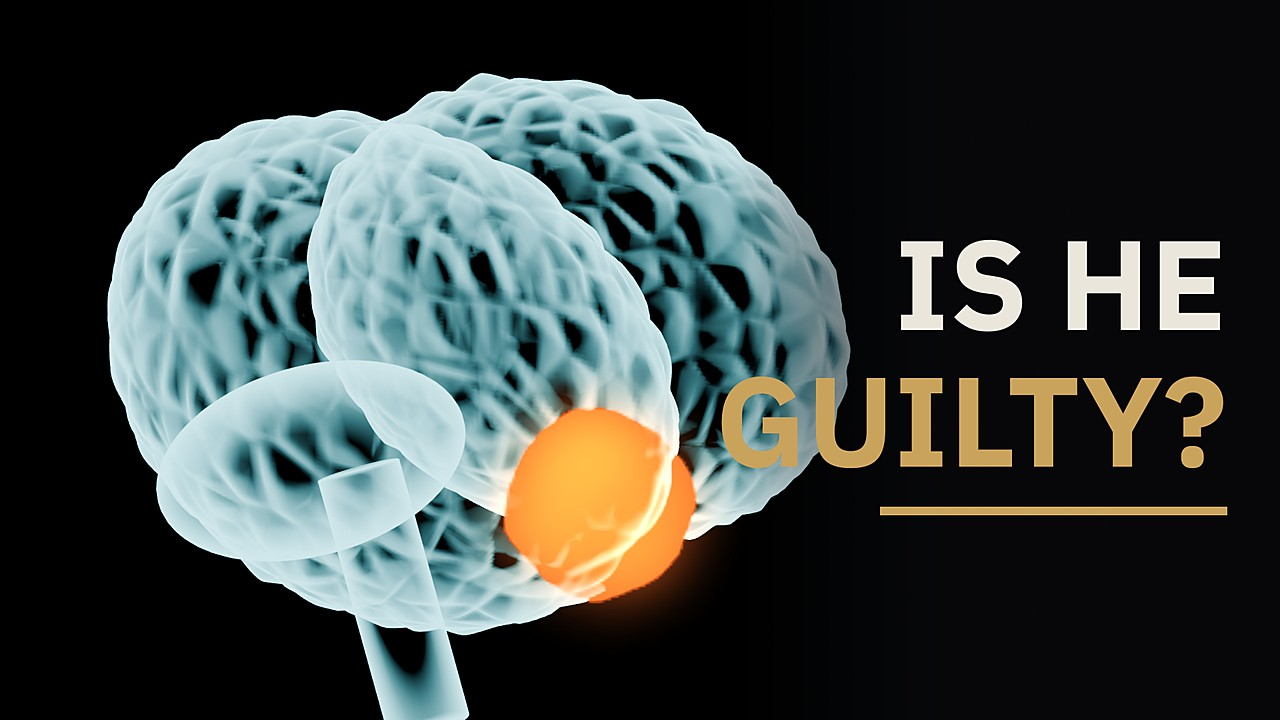
#> input picture open-verdict/deliverables/thumb_a.jpg, 1280 x 720 px, given in place of thumb_road.png, which was not available
$ python thumbs02.py ../../open-verdict/deliverables/thumb_a.jpg ../../open-verdict/deliverables/thumb_b.jpg
#> lines starting #> are read from the running program, lines starting #| are printed output that depends on the picture; pictures that were not available may be replaced by others from this repository, and a replacement may not be noted
### weight-of-evidence/production/thumbs.py
"""Thumbnails for Case 01 (1280x720 JPEG, under 2 MB).

    python thumbs.py <prod_dir>

Renders a clean 1080p hero still of the glass brain (scenes.py) if it isn't there yet,
then sets the type with Pillow. Writes thumb_a.jpg (brain) and thumb_b.jpg (scale).
"""

import os
import subprocess
import sys

from PIL import Image, ImageDraw, ImageFilter

HERE = os.path.dirname(os.path.abspath(__file__))
sys.path.insert(0, HERE)
import gfx as G  # noqa: E402


def hero(prod, name, scene, args):
#> called with name = 'thumb_road', scene = 'road'
    out = os.path.join(prod, "renders", f"{name}.png")
    if not os.path.exists(out):
        tmp = os.path.join(prod, "renders", "tmp")
        py = os.environ.get("WOE_PY", sys.executable)
        subprocess.run([py, os.path.join(HERE, "scenes.py"), scene, tmp, "--res", "1920x1080",
                        "--samples", "32", f"name={name}", *args], check=True, stdout=subprocess.DEVNULL)
#> (this line was passed over: subprocess is not available in this run)
        os.replace(os.path.join(tmp, f"{name}_0000.png"), out)
    return Image.open(out).convert("RGB")
#> returned value is the input picture: PIL image 1280x720 RGB; mean R, G, B 60.5, 68.4, 65.7


# [7 lines left out: function setup, not called in this run]


def thumb(base, lines, out):
    img = base.copy()
    d = ImageDraw.Draw(img, "RGBA")
    for x in range(1100, 1920):  # darken the type area
        a = int(210 * min(1, (x - 1100) / 300))
        d.line([x, 0, x, 1080], fill=(8, 9, 12, a))
    y = 300
    for text, size, col in lines:
        f = G.SANS(size, "Bold")
        w = f.getlength(text)
        d.text((1840 - w, y), text, font=f, fill=col)
        y += int(size * 1.08)
    d.rectangle([1840 - 520, y + 50, 1840, y + 62], fill=G.BRASS)
    img = img.resize((1280, 720), Image.LANCZOS).filter(ImageFilter.UnsharpMask(1.2, 60, 2))
    img.save(out, quality=90)
    return out


# [11 lines left out: function main, not called in this run]


# [2 lines that do not run on import are left out]

### open-verdict/production/gfx.py
"""Weight of Evidence graphics kit: one look for every motion-graphics shot.

A shot is a function frame(t, dur) -> PIL.Image (1920x1080 RGB). These helpers keep
type, colour, motion and the evidence labels consistent across episodes.

Fonts (OFL, from google/fonts) live in $WOE_FONTS (default: ./fonts):
PlexSans.ttf (variable), PlexSerif*.ttf, PlexMono*.ttf, CourierPrime.ttf.
"""

import math
import os
import random

import numpy as np
from PIL import Image, ImageDraw, ImageFilter, ImageFont

W, H = 1920, 1080
FPS = 24

# Palette: near-black ground, paper cream for documents, brass for evidence, cyan for
# medicine. RED is used only for the verdict line and warnings.
BG = (8, 9, 12)
INK = (234, 230, 220)
DIM = (128, 131, 140)
FAINT = (52, 55, 62)
PAPER = (231, 224, 208)
PAPER_INK = (34, 32, 30)
BRASS = (201, 162, 92)
CYAN = (96, 200, 214)
RED = (214, 84, 64)

LABEL_COLOURS = {"RECORD": BRASS, "INFERENCE": CYAN, "ARGUMENT": (176, 150, 214),
                 "RECONSTRUCTION": DIM}

FONT_DIR = os.environ.get("WOE_FONTS", "fonts")
_fonts = {}


def font(name, size, weight=None):
    key = (name, size, weight)
    if key not in _fonts:
        f = ImageFont.truetype(os.path.join(FONT_DIR, f"{name}.ttf"), size)
        if weight:
            try:
                f.set_variation_by_name(weight)
            except Exception:
                pass
        _fonts[key] = f
    return _fonts[key]


def SANS(size, weight="Regular"):
    return font("PlexSans", size, weight)


def SERIF(size):
    return font("PlexSerif", size)


def SERIF_I(size):
    return font("PlexSerifItalic", size)


def SERIF_B(size):
    return font("PlexSerifSemiBold", size)


def MONO(size, bold=False):
    return font("PlexMonoSemiBold" if bold else "PlexMono", size)


def TYPE(size):
    return font("CourierPrime", size)


# ---------------------------------------------------------------- timing helpers

def clamp(x, a=0.0, b=1.0):
    return max(a, min(b, x))


# [4 lines left out: function ease, not called in this run]


def ease_out(x):
    x = clamp(x)
    return 1 - (1 - x) ** 3


def ramp(t, start, length):
    """0 before start, eased to 1 over length seconds."""
    return ease((t - start) / length) if length > 0 else float(t >= start)


# [5 lines left out: function fade, not called in this run]


# ---------------------------------------------------------------- surfaces

_grain_cache = []


# [13 lines left out: functions _grain_frames, _vignette, not called in this run]


_VIG = None


# [12 lines left out: function finish, not called in this run]


def canvas(colour=BG):
    return Image.new("RGB", (W, H), colour)


def paste_alpha(base, layer, xy, alpha=1.0):
    """Paste an RGBA layer at xy with an extra overall opacity."""
    if alpha <= 0:
        return base
    layer = layer.convert("RGBA")
    if alpha < 1:
        a = layer.getchannel("A").point(lambda v: int(v * alpha))
        layer.putalpha(a)
    base.paste(layer, (int(xy[0]), int(xy[1])), layer)
    return base


def text_layer(text, fnt, fill=INK, spacing=0.0, pad=4):
    """Text on a transparent layer, with optional letter-spacing (em fraction)."""
    if spacing:
        widths = [fnt.getlength(c) for c in text]
        extra = fnt.size * spacing
        w = int(sum(widths) + extra * max(0, len(text) - 1)) + pad * 2
    else:
        w = int(fnt.getlength(text)) + pad * 2
    asc, desc = fnt.getmetrics()
    layer = Image.new("RGBA", (max(1, w), asc + desc + pad * 2), (0, 0, 0, 0))
    d = ImageDraw.Draw(layer)
    if spacing:
        x = pad
        for c, cw in zip(text, widths):
            d.text((x, pad), c, font=fnt, fill=fill)
            x += cw + extra
    else:
        d.text((pad, pad), text, font=fnt, fill=fill)
    return layer


# [13 lines left out: function wrap, not called in this run]


def centered(base, layer, cy, alpha=1.0, dx=0):
    return paste_alpha(base, layer, ((W - layer.width) // 2 + dx, cy - layer.height // 2), alpha)


# ---------------------------------------------------------------- the evidence labels

# [44 lines left out: functions stamp, recon_tag, evidence_card, not called in this run]


def clamp_c(v):
    return max(0, min(255, v))


# [276 lines left out: functions darken, drop_shadow, card_shot, document, document_shot, title_shot and 7 more, not called in this run]

### weight-of-evidence/production/thumbs02.py
"""Thumbnails for Case 02 (1280x720 JPEG).

    python thumbs02.py <prod_dir> <case01_prod_dir>

A: the night road from the driver's seat (scenes.py road, view=push) with a detection box in
   the lane, its label flickering VEHICLE? OTHER? BICYCLE?, and IT SAW HER. on the right.
B: the Scale (Case 01's hero render), tipped, with WHO'S GUILTY?
Writes thumb_a.jpg and thumb_b.jpg into <prod_dir>.
"""

import os
import sys

from PIL import Image, ImageDraw, ImageEnhance

HERE = os.path.dirname(os.path.abspath(__file__))
sys.path.insert(0, HERE)
import gfx as G  # noqa: E402
import thumbs as T  # noqa: E402


def road(prod):
    out = os.path.join(prod, "renders", "thumb_road.png")
    if not os.path.exists(out):
        T.hero(prod, "thumb_road", "road", ["view=push", "dist=60"])
    return Image.open(out).convert("RGB")


def thumb_a(prod):
    img = ImageEnhance.Brightness(road(prod)).enhance(1.25)
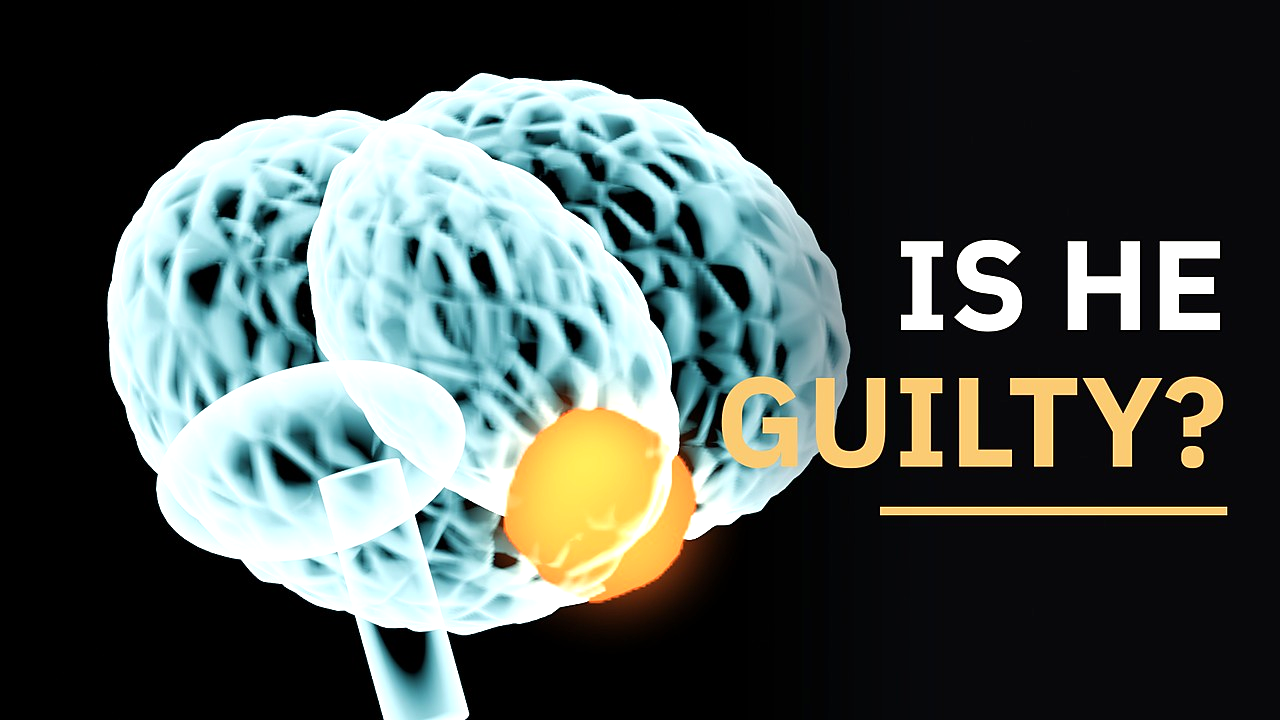
#> img: PIL image 1280x720 RGB; mean R, G, B 72.4, 82.2, 78.8
    d = ImageDraw.Draw(img, "RGBA")
    # detection box in the lane ahead, slightly left of centre (where she was crossing)
    cx, cy, s = 700, 690, 86
    d.rectangle([cx + s + 14, cy - s - 30, cx + s + 400, cy - s + 172], fill=(6, 7, 10, 215))
    for k, (txt, col, a) in enumerate((("VEHICLE?", G.CYAN, 120), ("OTHER?", G.DIM, 160), ("BICYCLE?", G.BRASS, 255))):
        off = (2 - k) * 10
        d.rectangle([cx - s - off, cy - s - off, cx + s + off, cy + s + off], outline=col + (a,), width=5 if k == 2 else 3)
        lay = G.text_layer(txt, G.MONO(50, True), fill=col if k == 2 else tuple(min(255, int(v * 1.35)) for v in col), spacing=0.08)
        G.paste_alpha(img, lay, (cx + s + 34, cy - s - 18 + k * 62), 1.0 if k == 2 else 0.8)
#> this loop made 3 passes
#> pass 1, in thumb_a, `lay = G.text_layer(txt, G.MONO(50, True), fill=col if k == 2 else tupl..`:
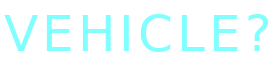
#> lay: PIL image 275x67 RGBA; mean R, G, B, A 21.2, 41.9, 41.9, 35.3; transparent parts drawn white
#> pass 1, in paste_alpha, `a = layer.getchannel("A").point(lambda v: int(v * alpha))`:
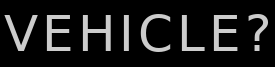
#> a: PIL image 275x67 L; min 0, max 204, mean 28.2
    for x in range(1180, 1920):  # darken the type area
        a = int(200 * min(1, (x - 1180) / 260))
        d.line([x, 0, x, 1080], fill=(8, 9, 12, a))
    y = 360
    for text, size, col in (("IT SAW", 170, G.INK), ("HER.", 170, G.BRASS)):
        f = G.SANS(size, "Bold")
        d.text((1840 - f.getlength(text), y), text, font=f, fill=col)
        y += int(size * 1.08)
#> this loop made 2 passes
#> (text, size, col, y) on passes 1 to 2: ('IT SAW', 170, (234, 230, 220), 543), ('HER.', 170, (201, 162, 92), 726)
#> after the loop, y = 726
    d.rectangle([1840 - 420, y + 40, 1840, y + 52], fill=G.BRASS)
    out = os.path.join(prod, "thumb_a.jpg")
    img.resize((1280, 720), Image.LANCZOS).save(out, quality=90)
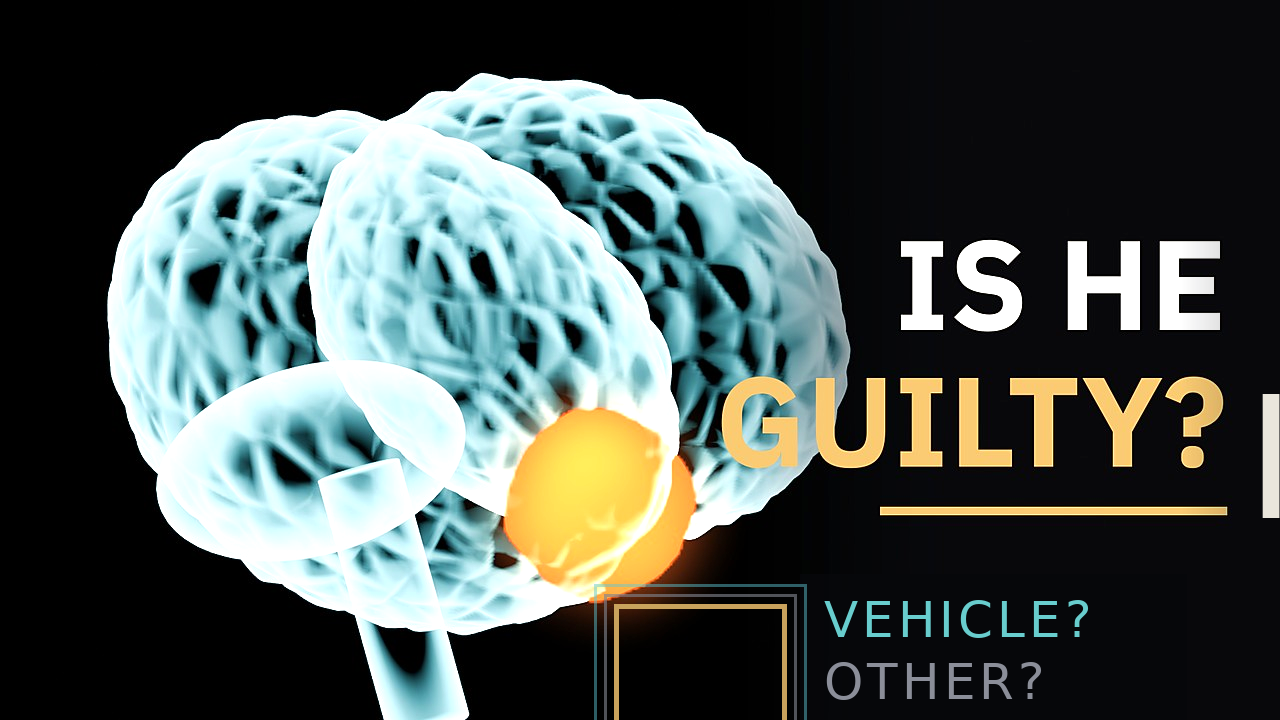
#> saved as thumb_a.jpg: PIL image 1280x720 RGB; mean R, G, B 73.9, 84.1, 80.6
    return out


def thumb_b(prod, prod1):
    scale = Image.open(os.path.join(prod1, "renders", "thumb_scale.png")).convert("RGB")
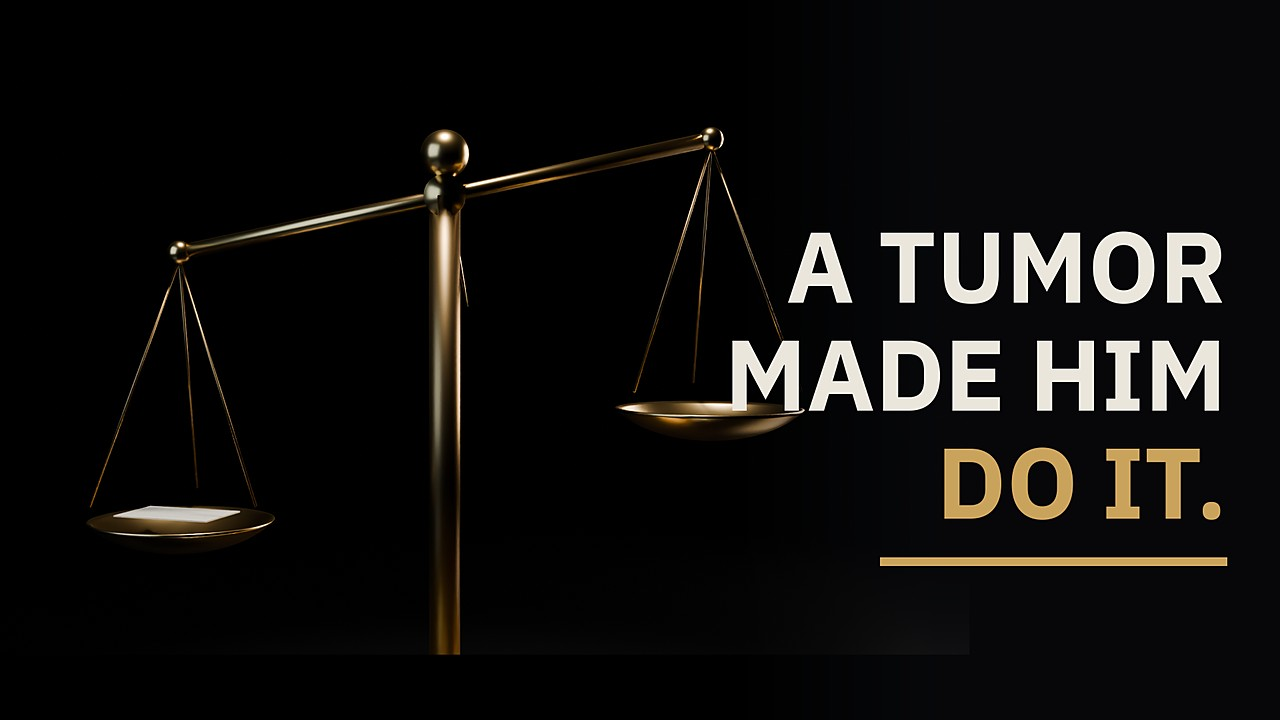
#> input picture open-verdict/deliverables/thumb_b.jpg, 1280 x 720 px, given in place of thumb_scale.png, which was not available
#> scale is the input picture: PIL image 1280x720 RGB; mean R, G, B 16.3, 15.1, 13.7
    out = os.path.join(prod, "thumb_b.jpg")
    return T.thumb(feathered(scale, 330, 0.82), [("WHO'S", 170, G.INK), ("GUILTY?", 170, G.BRASS)], out)


def feathered(img, shift, zoom, edge=160):
    """Like thumbs.setup, but the shrunken render fades into the canvas instead of ending in a seam."""
#> called with shift = 330, zoom = 0.82, edge = 160
    canvas = Image.new("RGB", img.size, img.getpixel((4, 4)))
#> canvas: PIL image 1280x720 RGB; every value is 0
    small = img.resize((int(img.width * zoom), int(img.height * zoom)), Image.LANCZOS)
    w, h = small.size
#> w = 1049; h = 590
    import numpy as np
    ramp = lambda n: np.clip(np.arange(n) / edge, 0, 1)
    x = ramp(w)[::-1][None, :]                               # right edge
    y = np.minimum(ramp(h), ramp(h)[::-1])[:, None]          # top and bottom edges
    mask = Image.fromarray((255 * np.minimum(x, y)).astype(np.uint8), "L")  # min, so corners fade too
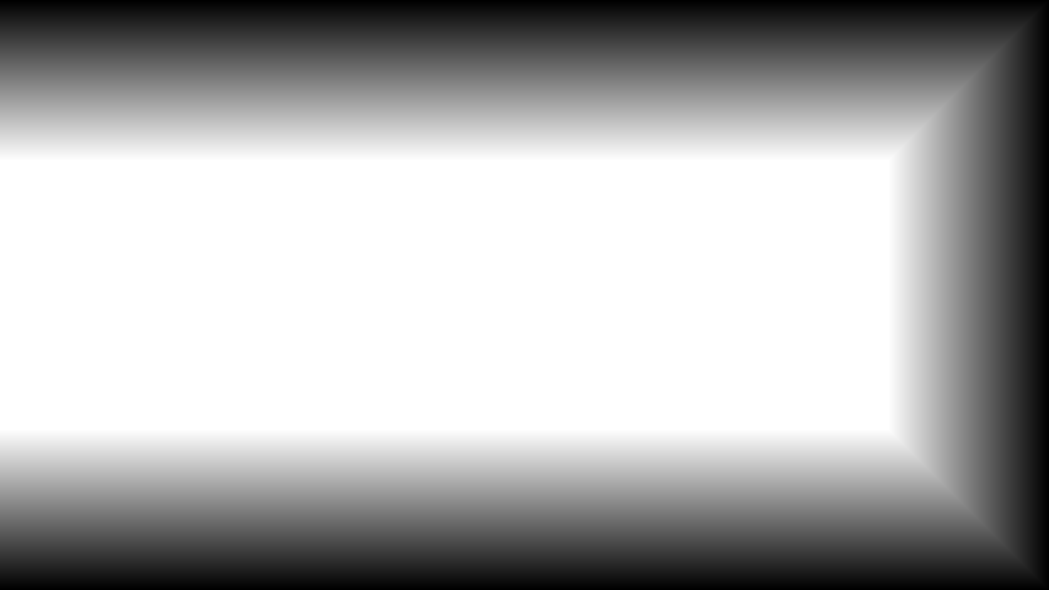
#> mask: PIL image 1049x590 L; min 0, max 255, mean 172.6
    canvas.paste(small, (-shift, (canvas.height - h) // 2), mask)
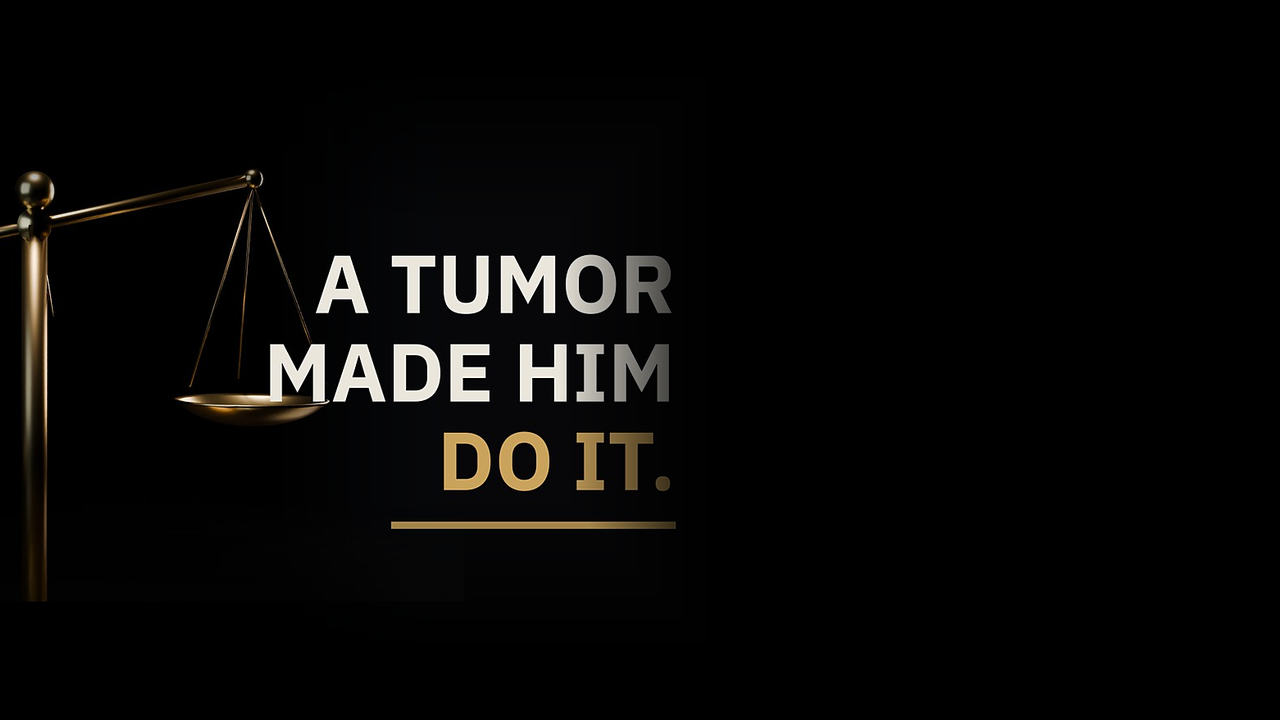
#> canvas: PIL image 1280x720 RGB; mean R, G, B 8.4, 7.8, 7
    return canvas


def main(prod, prod1):
    G.FONT_DIR = os.environ.get("WOE_FONTS", os.path.join(prod, "fonts"))
    print(thumb_a(prod))
    print(thumb_b(prod, prod1))
#> the loop in thumb, `for text, size, col in lines:` made 2 passes
#> (text, size, col, w, y) on passes 1 to 2: ("WHO'S", 170, (234, 230, 220), 584.4, 483), ('GUILTY?', 170, (201, 162, 92), 675.5, 666)
#> after the loop in thumb, `for text, size, col in lines:`: y = 666


if __name__ == "__main__":
    main(sys.argv[1], sys.argv[2])
